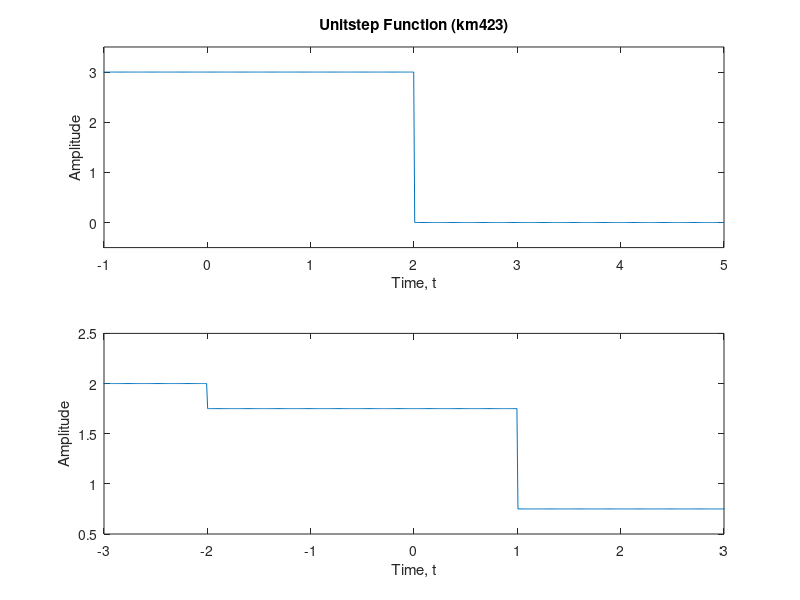

This chart was generated by the following MATLAB code:
%Kyle Mitra

%Problem 2 Part a
T = linspace(-5,5,1000);
t_offset = zeros(size(T));
t_offset(T<=2) = 3;
subplot(2,1,1)
plot(T,t_offset)
xlabel('Time, t')
ylabel('Amplitude')
title('Unitstep Function (km423)')
axis([-1 5 -0.5 3.5])

%Problem 2 Part b
t_offset(T<=-2) = 2;
t_offset(T<=1 & T>-2) = 1.75;
t_offset(T>1) = 0.75;
subplot(2,1,2)
plot(T,t_offset)
xlabel('Time, t')
ylabel('Amplitude')
axis([-3 3 0.5 2.5])